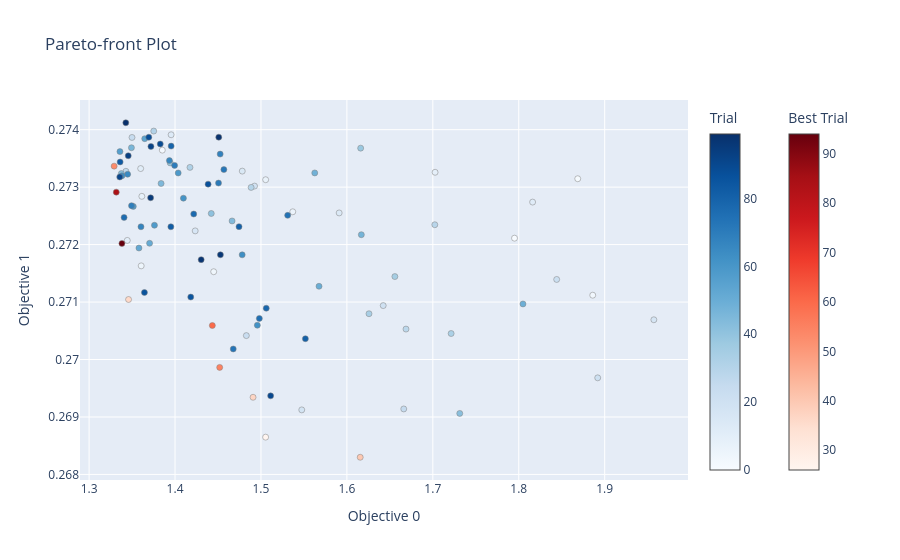

Notebook source saved alongside this figure:
### Code cell
STUDY_NAME = "nba-defensive-optimization-v3"
STORAGE_NAME = f"sqlite:///{STUDY_NAME}.db"

print("Starting optimization study...")

study = optuna.create_study(
    study_name=STUDY_NAME,
    storage=STORAGE_NAME,
    directions=["minimize", "minimize"],
    load_if_exists=True # Set to False for the first run!
)

# Run 100 trials (adjust this number based on how much time you have)
study.optimize(lambda trial: objective(trial, no_fastbreak[:45]), n_trials=50)

print("\nOptimization Finished!")
print(f"Total trials recorded: {len(study.trials)}")

# Print the best trade-offs (Pareto Front)
print("\nPareto Front (Best Trials):")
for trial in study.best_trials:
    print(f"  Trial {trial.number}:")
    print(f"  Losses (Pressure, Smoothness): {trial.values}")
    
# Try to visualize the Pareto front
try:
    import optuna.visualization as vis
    fig = vis.plot_pareto_front(study)
    fig.show()
    
except ImportError:
    print("Skipping visualization. (Install plotly/kaleido to view the Pareto front graph).")

### Figure 1 — Plotly figure (JSON) as saved in the notebook; plotly's stock layout.template omitted (floating-point values rounded to 4 significant figures)
{"data": [{"hovertemplate": "%{text}<extra>Trial</extra>", "marker": {"color": [0, 1, 2, 3, 4, 5, 6, 7, 8, 9, 10, 11, 12, 13, 14, 15, 16, 17, 18, 19, 20, 21, 22, 23, 24, 25, 27, 28, 29, 30, 31, 32, 33, 34, 35, 38, 39, 41, 42, 43, 44, 45, 46, 47, 48, 49, 50, 51, 52, 54, 56, 57, 58, 59, 61, 62, 63, 64, 65, 66, 67, 68, 69, 70, 71, 72, 73, 74, 75, 76, 77, 78, 79, 80, 81, 82, 83, 85, 86, 87, 88, 89, 90, 91, 92, 93, 95, 96, 97, 98, 99], "colorbar": {"title": {"text": "Trial"}}, "colorscale": [[0, "rgb(247,251,255)"], [0.125, "rgb(222,235,247)"], [0.25, "rgb(198,219,239)"], [0.375, "rgb(158,202,225)"], [0.5, "rgb(107,174,214)"], [0.625, "rgb(66,146,198)"], [0.75, "rgb(33,113,181)"], [0.875, "rgb(8,81,156)"], [1, "rgb(8,48,107)"]], "line": {"color": "Grey", "width": 0.5}}, "mode": "markers", "showlegend": false, "text": ["{<br>  \"number\": 0,<br>  \"values\": [<br>    1.7950471639633179,<br>    0.2721116542816162<br>  ],<br>  \"params\": {<br>    \"ist_q_exp\": 2.717536733457646,<br>    \"ist_o_exp\": 0.6425611275132931,<br>    \"ist_weight\": 12.953227763782342,<br>    \"ist_k_smooth\": 7.26931287358024<br>  }<br>}", "{<br>  \"number\": 1,<br>  \"values\": [<br>    1.8686398267745972,<br>    0.2731459438800812<br>  ],<br>  \"params\": {<br>    \"ist_q_exp\": 1.1738487668295785,<br>    \"ist_o_exp\": 0.6996982306253255,<br>    \"ist_weight\": 4.567163523375774,<br>    \"ist_k_smooth\": 7.515909196281964<br>  }<br>}", "{<br>  \"number\": 2,<br>  \"values\": [<br>    1.385196566581726,<br>    0.27364376187324524<br>  ],<br>  \"params\": {<br>    \"ist_q_exp\": 1.3052551731297515,<br>    \"ist_o_exp\": 1.7921211977296196,<br>    \"ist_weight\": 25.74275034616551,<br>    \"ist_k_smooth\": 2.344791847441818<br>  }<br>}", "{<br>  \"number\": 3,<br>  \"values\": [<br>    1.8860911130905151,<br>    0.27111923694610596<br>  ],<br>  \"params\": {<br>    \"ist_q_exp\": 1.6988026848884974,<br>    \"ist_o_exp\": 0.5740697954024863,<br>    \"ist_weight\": 16.76350143001989,<br>    \"ist_k_smooth\": 16.26667677212587<br>  }<br>}", "{<br>  \"number\": 4,<br>  \"values\": [<br>    1.444989562034607,<br>    0.27152782678604126<br>  ],<br>  \"params\": {<br>    \"ist_q_exp\": 1.7437872790775137,<br>    \"ist_o_exp\": 1.4605631196332338,<br>    \"ist_weight\": 19.397736686347844,<br>    \"ist_k_smooth\": 2.3595966738394423<br>  }<br>}", "{<br>  \"number\": 5,<br>  \"values\": [<br>    1.3606237173080444,<br>    0.27162954211235046<br>  ],<br>  \"params\": {<br>    \"ist_q_exp\": 2.477565780704765,<br>    \"ist_o_exp\": 1.8034945107955502,<br>    \"ist_weight\": 12.712239956330457,<br>    \"ist_k_smooth\": 22.799783505267207<br>  }<br>}", "{<br>  \"number\": 6,<br>  \"values\": [<br>    1.5370185375213623,<br>    0.27257075905799866<br>  ],<br>  \"params\": {<br>    \"ist_q_exp\": 2.217892950265765,<br>    \"ist_o_exp\": 1.1259870421373286,<br>    \"ist_weight\": 31.18991533591849,<br>    \"ist_k_smooth\": 22.005572387885795<br>  }<br>}", "{<br>  \"number\": 7,<br>  \"values\": [<br>    1.5054686069488525,<br>    0.2731286287307739<br>  ],<br>  \"params\": {<br>    \"ist_q_exp\": 2.3099423512734,<br>    \"ist_o_exp\": 1.261847472297443,<br>    \"ist_weight\": 4.790560369817748,<br>    \"ist_k_smooth\": 2.880066318786427<br>  }<br>}", "{<br>  \"number\": 8,<br>  \"values\": [<br>    1.3613675832748413,<br>    0.27283960580825806<br>  ],<br>  \"params\": {<br>    \"ist_q_exp\": 1.7558621739192055,<br>    \"ist_o_exp\": 1.8809796265865282,<br>    \"ist_weight\": 21.51262228420696,<br>    \"ist_k_smooth\": 4.619741396538495<br>  }<br>}", "{<br>  \"number\": 9,<br>  \"values\": [<br>    1.702624797821045,<br>    0.27325811982154846<br>  ],<br>  \"params\": {<br>    \"ist_q_exp\": 1.97124530509798,<br>    \"ist_o_exp\": 0.8852023605467187,<br>    \"ist_weight\": 2.84861900261816,<br>    \"ist_k_smooth\": 19.90123349429853<br>  }<br>}", "{<br>  \"number\": 10,<br>  \"values\": [<br>    1.344424843788147,<br>    0.2720726430416107<br>  ],<br>  \"params\": {<br>    \"ist_q_exp\": 2.4328696592046253,<br>    \"ist_o_exp\": 1.940035804202382,<br>    \"ist_weight\": 16.34831847046582,<br>    \"ist_k_smooth\": 28.749677878198575<br>  }<br>}", "{<br>  \"number\": 11,<br>  \"values\": [<br>    1.3600231409072876,<br>    0.27332326769828796<br>  ],<br>  \"params\": {<br>    \"ist_q_exp\": 2.3030838547203976,<br>    \"ist_o_exp\": 1.7680714418673265,<br>    \"ist_weight\": 26.703461440030654,<br>    \"ist_k_smooth\": 7.340162646959144<br>  }<br>}", "{<br>  \"number\": 12,<br>  \"values\": [<br>    1.816126823425293,<br>    0.27273961901664734<br>  ],<br>  \"params\": {<br>    \"ist_q_exp\": 2.7445114028705566,<br>    \"ist_o_exp\": 0.6837525389696959,<br>    \"ist_weight\": 1.2972928614009223,<br>    \"ist_k_smooth\": 14.576289081671677<br>  }<br>}", "{<br>  \"number\": 13,<br>  \"values\": [<br>    1.3954440355300903,<br>    0.2739109992980957<br>  ],<br>  \"params\": {<br>    \"ist_q_exp\": 1.5541134073893001,<br>    \"ist_o_exp\": 1.6761698512262642,<br>    \"ist_weight\": 36.03763745296651,<br>    \"ist_k_smooth\": 28.854138439713715<br>  }<br>}", "{<br>  \"number\": 14,<br>  \"values\": [<br>    1.5910006761550903,<br>    0.2725510001182556<br>  ],<br>  \"params\": {<br>    \"ist_q_exp\": 2.534184417602951,<br>    \"ist_o_exp\": 1.025118281242574,<br>    \"ist_weight\": 5.7862445245661425,<br>    \"ist_k_smooth\": 29.681345129011213<br>  }<br>}", "{<br>  \"number\": 15,<br>  \"values\": [<br>    1.4782252311706543,<br>    0.2732786536216736<br>  ],<br>  \"params\": {<br>    \"ist_q_exp\": 2.58106418664729,<br>    \"ist_o_exp\": 1.3175196913417926,<br>    \"ist_weight\": 5.845210454468,<br>    \"ist_k_smooth\": 24.277365888712218<br>  }<br>}", "{<br>  \"number\": 16,<br>  \"values\": [<br>    1.4234578609466553,<br>    0.27223846316337585<br>  ],<br>  \"params\": {<br>    \"ist_q_exp\": 2.8952094183605643,<br>    \"ist_o_exp\": 1.4478343445738808,<br>    \"ist_weight\": 22.661912350177186,<br>    \"ist_k_smooth\": 13.510156863788458<br>  }<br>}", "{<br>  \"number\": 17,<br>  \"values\": [<br>    1.9572083950042725,<br>    0.2706916034221649<br>  ],<br>  \"params\": {<br>    \"ist_q_exp\": 1.3630033194161177,<br>    \"ist_o_exp\": 0.5235187794724632,<br>    \"ist_weight\": 39.352821499388384,<br>    \"ist_k_smooth\": 9.576614880215178<br>  }<br>}", "{<br>  \"number\": 18,<br>  \"values\": [<br>    1.5474711656570435,<br>    0.2691231966018677<br>  ],<br>  \"params\": {<br>    \"ist_q_exp\": 2.8311629393637485,<br>    \"ist_o_exp\": 1.0730328212674627,<br>    \"ist_weight\": 16.93779442495718,<br>    \"ist_k_smooth\": 3.1684243443098645<br>  }<br>}", "{<br>  \"number\": 19,<br>  \"values\": [<br>    1.4925320148468018,<br>    0.2730180323123932<br>  ],<br>  \"params\": {<br>    \"ist_q_exp\": 1.0176317611754397,<br>    \"ist_o_exp\": 1.4279552401432825,<br>    \"ist_weight\": 32.8646370631577,<br>    \"ist_k_smooth\": 22.91798170805856<br>  }<br>}", "{<br>  \"number\": 20,<br>  \"values\": [<br>    1.6422592401504517,<br>    0.2709384560585022<br>  ],<br>  \"params\": {<br>    \"ist_q_exp\": 1.0498343271166812,<br>    \"ist_o_exp\": 1.0654083296455352,<br>    \"ist_weight\": 24.30773735087823,<br>    \"ist_k_smooth\": 10.076153477621634<br>  }<br>}", "{<br>  \"number\": 21,<br>  \"values\": [<br>    1.8918745517730713,<br>    0.26968100666999817<br>  ],<br>  \"params\": {<br>    \"ist_q_exp\": 2.7061205562820847,<br>    \"ist_o_exp\": 0.5004943379625814,<br>    \"ist_weight\": 29.67299787783588,<br>    \"ist_k_smooth\": 9.865027789127447<br>  }<br>}", "{<br>  \"number\": 22,<br>  \"values\": [<br>    1.844128131866455,<br>    0.27139344811439514<br>  ],<br>  \"params\": {<br>    \"ist_q_exp\": 1.3915990317258742,<br>    \"ist_o_exp\": 0.6708413056437769,<br>    \"ist_weight\": 12.80038101574017,<br>    \"ist_k_smooth\": 23.627324170133075<br>  }<br>}", "{<br>  \"number\": 23,<br>  \"values\": [<br>    1.482999563217163,<br>    0.2704160809516907<br>  ],<br>  \"params\": {<br>    \"ist_q_exp\": 2.632331430205988,<br>    \"ist_o_exp\": 1.2465260767510564,<br>    \"ist_weight\": 18.10840722981599,<br>    \"ist_k_smooth\": 11.025067244492673<br>  }<br>}", "{<br>  \"number\": 24,<br>  \"values\": [<br>    1.3499411344528198,<br>    0.2738645076751709<br>  ],<br>  \"params\": {<br>    \"ist_q_exp\": 2.1518773890963105,<br>    \"ist_o_exp\": 1.8592531128154304,<br>    \"ist_weight\": 34.72428560236051,<br>    \"ist_k_smooth\": 10.172709052896728<br>  }<br>}", "{<br>  \"number\": 25,<br>  \"values\": [<br>    1.6661770343780518,<br>    0.26913976669311523<br>  ],<br>  \"params\": {<br>    \"ist_q_exp\": 1.7868395340223484,<br>    \"ist_o_exp\": 0.8909277703600854,<br>    \"ist_weight\": 15.825217450454506,<br>    \"ist_k_smooth\": 27.178784381320973<br>  }<br>}", "{<br>  \"number\": 27,<br>  \"values\": [<br>    1.3428401947021484,<br>    0.27327555418014526<br>  ],<br>  \"params\": {<br>    \"ist_q_exp\": 2.5599028126770054,<br>    \"ist_o_exp\": 1.8518881825371496,<br>    \"ist_weight\": 34.20178939203791,<br>    \"ist_k_smooth\": 26.682717662831788<br>  }<br>}", "{<br>  \"number\": 28,<br>  \"values\": [<br>    1.668774962425232,<br>    0.27052947878837585<br>  ],<br>  \"params\": {<br>    \"ist_q_exp\": 1.433582617005768,<br>    \"ist_o_exp\": 0.9394424506477745,<br>    \"ist_weight\": 20.65071772810671,<br>    \"ist_k_smooth\": 22.473296765114323<br>  }<br>}", "{<br>  \"number\": 29,<br>  \"values\": [<br>    1.7023159265518188,<br>    0.2723454535007477<br>  ],<br>  \"params\": {<br>    \"ist_q_exp\": 2.379557807442782,<br>    \"ist_o_exp\": 0.800672854842365,<br>    \"ist_weight\": 9.984345373467852,<br>    \"ist_k_smooth\": 2.8494621649013183<br>  }<br>}", "{<br>  \"number\": 30,<br>  \"values\": [<br>    1.4885519742965698,<br>    0.27299466729164124<br>  ],<br>  \"params\": {<br>    \"ist_q_exp\": 2.3846328602635767,<br>    \"ist_o_exp\": 1.298970760478995,<br>    \"ist_weight\": 6.0304546407322634,<br>    \"ist_k_smooth\": 12.122731610038663<br>  }<br>}", "{<br>  \"number\": 31,<br>  \"values\": [<br>    1.3751996755599976,<br>    0.27397578954696655<br>  ],<br>  \"params\": {<br>    \"ist_q_exp\": 1.215815698138943,<br>    \"ist_o_exp\": 1.9659579439594075,<br>    \"ist_weight\": 35.15336536195631,<br>    \"ist_k_smooth\": 29.30436840864579<br>  }<br>}", "{<br>  \"number\": 32,<br>  \"values\": [<br>    1.4173922538757324,<br>    0.2733437120914459<br>  ],<br>  \"params\": {<br>    \"ist_q_exp\": 1.6604186861761479,<br>    \"ist_o_exp\": 1.5281746661911515,<br>    \"ist_weight\": 37.856593328923815,<br>    \"ist_k_smooth\": 23.044532203202422<br>  }<br>}", "{<br>  \"number\": 33,<br>  \"values\": [<br>    1.7213033437728882,<br>    0.2704525291919708<br>  ],<br>  \"params\": {<br>    \"ist_q_exp\": 1.8942528186467524,<br>    \"ist_o_exp\": 0.7977257458329152,<br>    \"ist_weight\": 14.424517638022,<br>    \"ist_k_smooth\": 4.543045943190514<br>  }<br>}", "{<br>  \"number\": 34,<br>  \"values\": [<br>    1.625713586807251,<br>    0.2707968056201935<br>  ],<br>  \"params\": {<br>    \"ist_q_exp\": 1.3159645198571888,<br>    \"ist_o_exp\": 1.056287277614742,<br>    \"ist_weight\": 21.87839092510094,<br>    \"ist_k_smooth\": 5.160348914514935<br>  }<br>}", "{<br>  \"number\": 35,<br>  \"values\": [<br>    1.6558194160461426,<br>    0.2714433968067169<br>  ],<br>  \"params\": {<br>    \"ist_q_exp\": 2.9054808420635005,<br>    \"ist_o_exp\": 0.8543590323427913,<br>    \"ist_weight\": 38.768956816948325,<br>    \"ist_k_smooth\": 4.585181378161574<br>  }<br>}", "{<br>  \"number\": 38,<br>  \"values\": [<br>    1.6160269975662231,<br>    0.2736782431602478<br>  ],<br>  \"params\": {<br>    \"ist_q_exp\": 1.8593366611898934,<br>    \"ist_o_exp\": 1.0433315985674176,<br>    \"ist_weight\": 4.295831394091947,<br>    \"ist_k_smooth\": 2.0950493642075774<br>  }<br>}", "{<br>  \"number\": 39,<br>  \"values\": [<br>    1.3943653106689453,<br>    0.2734217047691345<br>  ],<br>  \"params\": {<br>    \"ist_q_exp\": 2.351561107158122,<br>    \"ist_o_exp\": 1.5686140604141152,<br>    \"ist_weight\": 38.66873375428415,<br>    \"ist_k_smooth\": 26.38227606184324<br>  }<br>}", "{<br>  \"number\": 41,<br>  \"values\": [<br>    1.442173957824707,<br>    0.2725413739681244<br>  ],<br>  \"params\": {<br>    \"ist_q_exp\": 2.5266392419439203,<br>    \"ist_o_exp\": 1.378283409697675,<br>    \"ist_weight\": 26.642120976954214,<br>    \"ist_k_smooth\": 23.652457952988655<br>  }<br>}", "{<br>  \"number\": 42,<br>  \"values\": [<br>    1.731332540512085,<br>    0.26906195282936096<br>  ],<br>  \"params\": {<br>    \"ist_q_exp\": 1.0852653622893658,<br>    \"ist_o_exp\": 0.8902212904168858,<br>    \"ist_weight\": 18.78047910619403,<br>    \"ist_k_smooth\": 17.815933519112534<br>  }<br>}", "{<br>  \"number\": 43,<br>  \"values\": [<br>    1.3375154733657837,<br>    0.27323612570762634<br>  ],<br>  \"params\": {<br>    \"ist_q_exp\": 2.561139573068032,<br>    \"ist_o_exp\": 1.950645536687965,<br>    \"ist_weight\": 28.401176041712183,<br>    \"ist_k_smooth\": 24.687504809262396<br>  }<br>}", "{<br>  \"number\": 44,<br>  \"values\": [<br>    1.4663937091827393,<br>    0.2724114656448364<br>  ],<br>  \"params\": {<br>    \"ist_q_exp\": 1.9193884751471437,<br>    \"ist_o_exp\": 1.429354926205892,<br>    \"ist_weight\": 5.281969343965464,<br>    \"ist_k_smooth\": 2.2754499549098535<br>  }<br>}", "{<br>  \"number\": 45,<br>  \"values\": [<br>    1.3837780952453613,<br>    0.27306362986564636<br>  ],<br>  \"params\": {<br>    \"ist_q_exp\": 1.1729561117580434,<br>    \"ist_o_exp\": 1.8780541434027869,<br>    \"ist_weight\": 25.043384639523612,<br>    \"ist_k_smooth\": 24.380569481053033<br>  }<br>}", "{<br>  \"number\": 46,<br>  \"values\": [<br>    1.3492603302001953,<br>    0.2736855447292328<br>  ],<br>  \"params\": {<br>    \"ist_q_exp\": 2.1049393725040932,<br>    \"ist_o_exp\": 1.8641736041485066,<br>    \"ist_weight\": 29.1215989447743,<br>    \"ist_k_smooth\": 20.531577568830237<br>  }<br>}", "{<br>  \"number\": 47,<br>  \"values\": [<br>    1.6168079376220703,<br>    0.2721722424030304<br>  ],<br>  \"params\": {<br>    \"ist_q_exp\": 1.6022484059210333,<br>    \"ist_o_exp\": 1.0431504537929344,<br>    \"ist_weight\": 6.880481616919699,<br>    \"ist_k_smooth\": 20.07102285780714<br>  }<br>}", "{<br>  \"number\": 48,<br>  \"values\": [<br>    1.5625927448272705,<br>    0.27324703335762024<br>  ],<br>  \"params\": {<br>    \"ist_q_exp\": 1.231352600337496,<br>    \"ist_o_exp\": 1.4665659514080764,<br>    \"ist_weight\": 1.2224196210054012,<br>    \"ist_k_smooth\": 13.300891729822933<br>  }<br>}", "{<br>  \"number\": 49,<br>  \"values\": [<br>    1.8048919439315796,<br>    0.2709668278694153<br>  ],<br>  \"params\": {<br>    \"ist_q_exp\": 1.8883304980642095,<br>    \"ist_o_exp\": 0.6676076529302148,<br>    \"ist_weight\": 37.39997972639574,<br>    \"ist_k_smooth\": 2.1124806936613947<br>  }<br>}", "{<br>  \"number\": 50,<br>  \"values\": [<br>    1.5675679445266724,<br>    0.2712743878364563<br>  ],<br>  \"params\": {<br>    \"ist_q_exp\": 3.6472860487986845,<br>    \"ist_o_exp\": 1.0433315985674176,<br>    \"ist_weight\": 38.64732779838517,<br>    \"ist_k_smooth\": 15.330639705901339<br>  }<br>}", "{<br>  \"number\": 51,<br>  \"values\": [<br>    1.3704034090042114,<br>    0.27202266454696655<br>  ],<br>  \"params\": {<br>    \"ist_q_exp\": 3.7825492500468165,<br>    \"ist_o_exp\": 2.456493292621067,<br>    \"ist_weight\": 15.106304827227703,<br>    \"ist_k_smooth\": 8.29838010144404<br>  }<br>}", "{<br>  \"number\": 52,<br>  \"values\": [<br>    1.3580025434494019,<br>    0.2719400227069855<br>  ],<br>  \"params\": {<br>    \"ist_q_exp\": 3.681931802129557,<br>    \"ist_o_exp\": 1.8912530302370683,<br>    \"ist_weight\": 13.189774493789194,<br>    \"ist_k_smooth\": 12.440595542190866<br>  }<br>}", "{<br>  \"number\": 54,<br>  \"values\": [<br>    1.3647431135177612,<br>    0.27384334802627563<br>  ],<br>  \"params\": {<br>    \"ist_q_exp\": 3.1582019555044427,<br>    \"ist_o_exp\": 1.6942978494064718,<br>    \"ist_weight\": 34.904437579618275,<br>    \"ist_k_smooth\": 8.763382848767478<br>  }<br>}", "{<br>  \"number\": 56,<br>  \"values\": [<br>    1.33589768409729,<br>    0.27361810207366943<br>  ],<br>  \"params\": {<br>    \"ist_q_exp\": 3.2277591420439165,<br>    \"ist_o_exp\": 2.039741271536764,<br>    \"ist_weight\": 35.00634576852608,<br>    \"ist_k_smooth\": 11.548276231447076<br>  }<br>}", "{<br>  \"number\": 57,<br>  \"values\": [<br>    1.3514267206192017,<br>    0.272664874792099<br>  ],<br>  \"params\": {<br>    \"ist_q_exp\": 3.6587543212129834,<br>    \"ist_o_exp\": 2.247954755393833,<br>    \"ist_weight\": 14.677209059272652,<br>    \"ist_k_smooth\": 15.352909484583332<br>  }<br>}", "{<br>  \"number\": 58,<br>  \"values\": [<br>    1.3760645389556885,<br>    0.27233651280403137<br>  ],<br>  \"params\": {<br>    \"ist_q_exp\": 2.0004443531976133,<br>    \"ist_o_exp\": 2.5801015593906502,<br>    \"ist_weight\": 21.849951406094128,<br>    \"ist_k_smooth\": 8.406947078675774<br>  }<br>}", "{<br>  \"number\": 59,<br>  \"values\": [<br>    1.4036728143692017,<br>    0.27324625849723816<br>  ],<br>  \"params\": {<br>    \"ist_q_exp\": 3.8098678763097666,<br>    \"ist_o_exp\": 2.695638109160102,<br>    \"ist_weight\": 28.858592992953856,<br>    \"ist_k_smooth\": 10.781427612209606<br>  }<br>}", "{<br>  \"number\": 61,<br>  \"values\": [<br>    1.40975022315979,<br>    0.27280762791633606<br>  ],<br>  \"params\": {<br>    \"ist_q_exp\": 3.7100240238401763,<br>    \"ist_o_exp\": 2.7751090029984624,<br>    \"ist_weight\": 25.471936234653953,<br>    \"ist_k_smooth\": 7.23092981419267<br>  }<br>}", "{<br>  \"number\": 62,<br>  \"values\": [<br>    1.4957798719406128,<br>    0.2705965042114258<br>  ],<br>  \"params\": {<br>    \"ist_q_exp\": 3.7716678293106254,<br>    \"ist_o_exp\": 1.2535484218362418,<br>    \"ist_weight\": 22.15284412755381,<br>    \"ist_k_smooth\": 21.606113396256163<br>  }<br>}", "{<br>  \"number\": 63,<br>  \"values\": [<br>    1.478142261505127,<br>    0.2718217074871063<br>  ],<br>  \"params\": {<br>    \"ist_q_exp\": 2.189196775209581,<br>    \"ist_o_exp\": 1.2836247206137406,<br>    \"ist_weight\": 33.898354185620974,<br>    \"ist_k_smooth\": 8.989051917473796<br>  }<br>}", "{<br>  \"number\": 64,<br>  \"values\": [<br>    1.338244080543518,<br>    0.2731960713863373<br>  ],<br>  \"params\": {<br>    \"ist_q_exp\": 2.0552751940429865,<br>    \"ist_o_exp\": 2.037844538381492,<br>    \"ist_weight\": 27.74947128631263,<br>    \"ist_k_smooth\": 24.054432556779954<br>  }<br>}", "{<br>  \"number\": 65,<br>  \"values\": [<br>    1.3448575735092163,<br>    0.2732246518135071<br>  ],<br>  \"params\": {<br>    \"ist_q_exp\": 2.2431933053749704,<br>    \"ist_o_exp\": 2.3350905086404357,<br>    \"ist_weight\": 27.95370684262018,<br>    \"ist_k_smooth\": 16.002799508067472<br>  }<br>}", "{<br>  \"number\": 66,<br>  \"values\": [<br>    1.3934571743011475,<br>    0.2734617590904236<br>  ],<br>  \"params\": {<br>    \"ist_q_exp\": 2.640239573681409,<br>    \"ist_o_exp\": 1.532582596437819,<br>    \"ist_weight\": 35.37516236027732,<br>    \"ist_k_smooth\": 22.143905592719193<br>  }<br>}", "{<br>  \"number\": 67,<br>  \"values\": [<br>    1.360371708869934,<br>    0.2723101079463959<br>  ],<br>  \"params\": {<br>    \"ist_q_exp\": 2.782894157946751,<br>    \"ist_o_exp\": 2.516009220082106,<br>    \"ist_weight\": 23.106751363181086,<br>    \"ist_k_smooth\": 24.708087930863886<br>  }<br>}", "{<br>  \"number\": 68,<br>  \"values\": [<br>    1.4525320529937744,<br>    0.2735750079154968<br>  ],<br>  \"params\": {<br>    \"ist_q_exp\": 3.165678013515631,<br>    \"ist_o_exp\": 1.3220097270636917,<br>    \"ist_weight\": 38.4883077280036,<br>    \"ist_k_smooth\": 13.3522437601537<br>  }<br>}", "{<br>  \"number\": 69,<br>  \"values\": [<br>    1.3493772745132446,<br>    0.27267736196517944<br>  ],<br>  \"params\": {<br>    \"ist_q_exp\": 3.0398899881933286,<br>    \"ist_o_exp\": 1.8317014623218846,<br>    \"ist_weight\": 16.247365133997288,<br>    \"ist_k_smooth\": 11.730202081818977<br>  }<br>}", "{<br>  \"number\": 70,<br>  \"values\": [<br>    1.3994965553283691,<br>    0.2733781039714813<br>  ],<br>  \"params\": {<br>    \"ist_q_exp\": 3.7950896769871916,<br>    \"ist_o_exp\": 1.5547395511266566,<br>    \"ist_weight\": 38.18739156399231,<br>    \"ist_k_smooth\": 12.382502978626741<br>  }<br>}", "{<br>  \"number\": 71,<br>  \"values\": [<br>    1.4506229162216187,<br>    0.273070752620697<br>  ],<br>  \"params\": {<br>    \"ist_q_exp\": 3.2082408510959985,<br>    \"ist_o_exp\": 2.9120756790986215,<br>    \"ist_weight\": 31.711534667068303,<br>    \"ist_k_smooth\": 20.398541597252283<br>  }<br>}", "{<br>  \"number\": 72,<br>  \"values\": [<br>    1.4568533897399902,<br>    0.27330493927001953<br>  ],<br>  \"params\": {<br>    \"ist_q_exp\": 3.5750760343495354,<br>    \"ist_o_exp\": 2.9605641732342747,<br>    \"ist_weight\": 35.8814824111682,<br>    \"ist_k_smooth\": 12.359682930719838<br>  }<br>}", "{<br>  \"number\": 73,<br>  \"values\": [<br>    1.4677413702011108,<br>    0.27018365263938904<br>  ],<br>  \"params\": {<br>    \"ist_q_exp\": 3.9207877322287628,<br>    \"ist_o_exp\": 1.3330425387987737,<br>    \"ist_weight\": 18.475425804606775,<br>    \"ist_k_smooth\": 6.21505660543662<br>  }<br>}", "{<br>  \"number\": 74,<br>  \"values\": [<br>    1.531073808670044,<br>    0.27250850200653076<br>  ],<br>  \"params\": {<br>    \"ist_q_exp\": 2.3979218737822925,<br>    \"ist_o_exp\": 1.129994612542167,<br>    \"ist_weight\": 38.588963120619994,<br>    \"ist_k_smooth\": 24.87353064148247<br>  }<br>}", "{<br>  \"number\": 75,<br>  \"values\": [<br>    1.4981287717819214,<br>    0.27071529626846313<br>  ],<br>  \"params\": {<br>    \"ist_q_exp\": 3.3693588607949545,<br>    \"ist_o_exp\": 1.224314919074982,<br>    \"ist_weight\": 23.417848281753756,<br>    \"ist_k_smooth\": 19.249030567157043<br>  }<br>}", "{<br>  \"number\": 76,<br>  \"values\": [<br>    1.3407187461853027,<br>    0.2724720537662506<br>  ],<br>  \"params\": {<br>    \"ist_q_exp\": 2.216022302244752,<br>    \"ist_o_exp\": 2.082389340334668,<br>    \"ist_weight\": 20.030561876673424,<br>    \"ist_k_smooth\": 8.633502134861214<br>  }<br>}", "{<br>  \"number\": 77,<br>  \"values\": [<br>    1.421755075454712,<br>    0.27253174781799316<br>  ],<br>  \"params\": {<br>    \"ist_q_exp\": 2.8113681539972184,<br>    \"ist_o_exp\": 2.888501240842379,<br>    \"ist_weight\": 26.29613412585415,<br>    \"ist_k_smooth\": 20.307876692358718<br>  }<br>}", "{<br>  \"number\": 78,<br>  \"values\": [<br>    1.5061469078063965,<br>    0.2708924412727356<br>  ],<br>  \"params\": {<br>    \"ist_q_exp\": 2.459857100521858,<br>    \"ist_o_exp\": 1.1847437026713195,<br>    \"ist_weight\": 22.035106603132693,<br>    \"ist_k_smooth\": 17.44286603697596<br>  }<br>}", "{<br>  \"number\": 79,<br>  \"values\": [<br>    1.395490288734436,<br>    0.2737136483192444<br>  ],<br>  \"params\": {<br>    \"ist_q_exp\": 3.784020906651862,<br>    \"ist_o_exp\": 2.660112955858427,<br>    \"ist_weight\": 39.61898166818645,<br>    \"ist_k_smooth\": 13.69039252688543<br>  }<br>}", "{<br>  \"number\": 80,<br>  \"values\": [<br>    1.4744791984558105,<br>    0.27231213450431824<br>  ],<br>  \"params\": {<br>    \"ist_q_exp\": 3.536393665309844,<br>    \"ist_o_exp\": 1.301077656873078,<br>    \"ist_weight\": 28.00863125215814,<br>    \"ist_k_smooth\": 17.433748127318747<br>  }<br>}", "{<br>  \"number\": 81,<br>  \"values\": [<br>    1.5516983270645142,<br>    0.2703619599342346<br>  ],<br>  \"params\": {<br>    \"ist_q_exp\": 3.958626597431194,<br>    \"ist_o_exp\": 1.090709598787161,<br>    \"ist_weight\": 13.412055286746424,<br>    \"ist_k_smooth\": 22.994397224029242<br>  }<br>}", "{<br>  \"number\": 82,<br>  \"values\": [<br>    1.3951581716537476,<br>    0.2723097801208496<br>  ],<br>  \"params\": {<br>    \"ist_q_exp\": 2.715451907258182,<br>    \"ist_o_exp\": 2.713900986764468,<br>    \"ist_weight\": 20.840869817079476,<br>    \"ist_k_smooth\": 12.592250893394352<br>  }<br>}", "{<br>  \"number\": 83,<br>  \"values\": [<br>    1.3360965251922607,<br>    0.2734376788139343<br>  ],<br>  \"params\": {<br>    \"ist_q_exp\": 2.924788079661096,<br>    \"ist_o_exp\": 2.017085310240213,<br>    \"ist_weight\": 33.971596963818726,<br>    \"ist_k_smooth\": 5.057110232393445<br>  }<br>}", "{<br>  \"number\": 85,<br>  \"values\": [<br>    1.4182970523834229,<br>    0.2710869312286377<br>  ],<br>  \"params\": {<br>    \"ist_q_exp\": 2.021563974037204,<br>    \"ist_o_exp\": 2.7419545534767096,<br>    \"ist_weight\": 17.50218807864815,<br>    \"ist_k_smooth\": 18.089572384942606<br>  }<br>}", "{<br>  \"number\": 86,<br>  \"values\": [<br>    1.3643913269042969,<br>    0.2711665630340576<br>  ],<br>  \"params\": {<br>    \"ist_q_exp\": 2.62842315269649,<br>    \"ist_o_exp\": 2.444836154107117,<br>    \"ist_weight\": 10.068242858431754,<br>    \"ist_k_smooth\": 8.25541735816653<br>  }<br>}", "{<br>  \"number\": 87,<br>  \"values\": [<br>    1.4385050535202026,<br>    0.2730519473552704<br>  ],<br>  \"params\": {<br>    \"ist_q_exp\": 3.9019673468080347,<br>    \"ist_o_exp\": 1.432977732224296,<br>    \"ist_weight\": 32.73268710786787,<br>    \"ist_k_smooth\": 23.965342465041793<br>  }<br>}", "{<br>  \"number\": 88,<br>  \"values\": [<br>    1.36949622631073,<br>    0.2738686800003052<br>  ],<br>  \"params\": {<br>    \"ist_q_exp\": 2.3204326019131765,<br>    \"ist_o_exp\": 1.6725152439211302,<br>    \"ist_weight\": 39.28415848656599,<br>    \"ist_k_smooth\": 24.83528833976373<br>  }<br>}", "{<br>  \"number\": 89,<br>  \"values\": [<br>    1.3827996253967285,<br>    0.27375078201293945<br>  ],<br>  \"params\": {<br>    \"ist_q_exp\": 3.8565460677998575,<br>    \"ist_o_exp\": 2.6059678881541757,<br>    \"ist_weight\": 36.98518311653759,<br>    \"ist_k_smooth\": 20.770890586580588<br>  }<br>}", "{<br>  \"number\": 90,<br>  \"values\": [<br>    1.5112789869308472,<br>    0.26936739683151245<br>  ],<br>  \"params\": {<br>    \"ist_q_exp\": 3.642611555706065,<br>    \"ist_o_exp\": 1.1760122861505051,<br>    \"ist_weight\": 17.503802252110006,<br>    \"ist_k_smooth\": 8.024038646800305<br>  }<br>}", "{<br>  \"number\": 91,<br>  \"values\": [<br>    1.3356738090515137,<br>    0.2731764614582062<br>  ],<br>  \"params\": {<br>    \"ist_q_exp\": 3.578184300215425,<br>    \"ist_o_exp\": 2.1036438737977603,<br>    \"ist_weight\": 33.4324705262465,<br>    \"ist_k_smooth\": 10.437117568705823<br>  }<br>}", "{<br>  \"number\": 92,<br>  \"values\": [<br>    1.3719592094421387,<br>    0.27370762825012207<br>  ],<br>  \"params\": {<br>    \"ist_q_exp\": 3.5234682060061404,<br>    \"ist_o_exp\": 2.5587276336861287,<br>    \"ist_weight\": 33.37587319788614,<br>    \"ist_k_smooth\": 17.677701473440294<br>  }<br>}", "{<br>  \"number\": 93,<br>  \"values\": [<br>    1.345549464225769,<br>    0.27354559302330017<br>  ],<br>  \"params\": {<br>    \"ist_q_exp\": 3.008811629998105,<br>    \"ist_o_exp\": 1.813927341402555,<br>    \"ist_weight\": 35.44605212785412,<br>    \"ist_k_smooth\": 6.335762210776785<br>  }<br>}", "{<br>  \"number\": 95,<br>  \"values\": [<br>    1.3715837001800537,<br>    0.2728140354156494<br>  ],<br>  \"params\": {<br>    \"ist_q_exp\": 3.754796441878349,<br>    \"ist_o_exp\": 2.5086454291471574,<br>    \"ist_weight\": 22.19628733810264,<br>    \"ist_k_smooth\": 9.956723355871343<br>  }<br>}", "{<br>  \"number\": 96,<br>  \"values\": [<br>    1.4528076648712158,<br>    0.27182242274284363<br>  ],<br>  \"params\": {<br>    \"ist_q_exp\": 3.4246166785441745,<br>    \"ist_o_exp\": 1.3512328951427743,<br>    \"ist_weight\": 26.40471595345848,<br>    \"ist_k_smooth\": 19.224600502121064<br>  }<br>}", "{<br>  \"number\": 97,<br>  \"values\": [<br>    1.4304163455963135,<br>    0.2717381715774536<br>  ],<br>  \"params\": {<br>    \"ist_q_exp\": 3.4879812255975464,<br>    \"ist_o_exp\": 1.4375377198885133,<br>    \"ist_weight\": 22.3908626734221,<br>    \"ist_k_smooth\": 20.93236996270691<br>  }<br>}", "{<br>  \"number\": 98,<br>  \"values\": [<br>    1.4509012699127197,<br>    0.2738693952560425<br>  ],<br>  \"params\": {<br>    \"ist_q_exp\": 3.6231686844254902,<br>    \"ist_o_exp\": 1.3458660988825006,<br>    \"ist_weight\": 35.91943377815001,<br>    \"ist_k_smooth\": 7.082986749174136<br>  }<br>}", "{<br>  \"number\": 99,<br>  \"values\": [<br>    1.3427399396896362,<br>    0.2741203308105469<br>  ],<br>  \"params\": {<br>    \"ist_q_exp\": 3.254352464586759,<br>    \"ist_o_exp\": 2.3676944043262624,<br>    \"ist_weight\": 37.66735041604971,<br>    \"ist_k_smooth\": 24.089965193170045<br>  }<br>}"], "type": "scatter", "x": [1.795, 1.869, 1.385, 1.886, 1.445, 1.361, 1.537, 1.505, 1.361, 1.703, 1.344, 1.36, 1.816, 1.395, 1.591, 1.478, 1.423, 1.957, 1.547, 1.493, 1.642, 1.892, 1.844, 1.483, 1.35, 1.666, 1.343, 1.669, 1.702, 1.489, 1.375, 1.417, 1.721, 1.626, 1.656, 1.616, 1.394, 1.442, 1.731, 1.338, 1.466, 1.384, 1.349, 1.617, 1.563, 1.805, 1.568, 1.37, 1.358, 1.365, 1.336, 1.351, 1.376, 1.404, 1.41, 1.496, 1.478, 1.338, 1.345, 1.393, 1.36, 1.453, 1.349, 1.399, 1.451, 1.457, 1.468, 1.531, 1.498, 1.341, 1.422, 1.506, 1.395, 1.474, 1.552, 1.395, 1.336, 1.418, 1.364, 1.439, 1.369, 1.383, 1.511, 1.336, 1.372, 1.346, 1.372, 1.453, 1.43, 1.451, 1.343], "y": [0.2721, 0.2731, 0.2736, 0.2711, 0.2715, 0.2716, 0.2726, 0.2731, 0.2728, 0.2733, 0.2721, 0.2733, 0.2727, 0.2739, 0.2726, 0.2733, 0.2722, 0.2707, 0.2691, 0.273, 0.2709, 0.2697, 0.2714, 0.2704, 0.2739, 0.2691, 0.2733, 0.2705, 0.2723, 0.273, 0.274, 0.2733, 0.2705, 0.2708, 0.2714, 0.2737, 0.2734, 0.2725, 0.2691, 0.2732, 0.2724, 0.2731, 0.2737, 0.2722, 0.2732, 0.271, 0.2713, 0.272, 0.2719, 0.2738, 0.2736, 0.2727, 0.2723, 0.2732, 0.2728, 0.2706, 0.2718, 0.2732, 0.2732, 0.2735, 0.2723, 0.2736, 0.2727, 0.2734, 0.2731, 0.2733, 0.2702, 0.2725, 0.2707, 0.2725, 0.2725, 0.2709, 0.2737, 0.2723, 0.2704, 0.2723, 0.2734, 0.2711, 0.2712, 0.2731, 0.2739, 0.2738, 0.2694, 0.2732, 0.2737, 0.2735, 0.2728, 0.2718, 0.2717, 0.2739, 0.2741]}, {"hovertemplate": "%{text}<extra>Best Trial</extra>", "marker": {"color": [26, 36, 37, 40, 53, 55, 60, 84, 94], "colorbar": {"title": {"text": "Best Trial"}, "x": 1.1, "xpad": 40}, "colorscale": [[0, "rgb(255,245,240)"], [0.125, "rgb(254,224,210)"], [0.25, "rgb(252,187,161)"], [0.375, "rgb(252,146,114)"], [0.5, "rgb(251,106,74)"], [0.625, "rgb(239,59,44)"], [0.75, "rgb(203,24,29)"], [0.875, "rgb(165,15,21)"], [1, "rgb(103,0,13)"]], "line": {"color": "Grey", "width": 0.5}}, "mode": "markers", "showlegend": false, "text": ["{<br>  \"number\": 26,<br>  \"values\": [<br>    1.5054281949996948,<br>    0.26864877343177795<br>  ],<br>  \"params\": {<br>    \"ist_q_exp\": 2.6435341246029447,<br>    \"ist_o_exp\": 1.1843243763531761,<br>    \"ist_weight\": 16.848575045380137,<br>    \"ist_k_smooth\": 10.776651665795567<br>  }<br>}", "{<br>  \"number\": 36,<br>  \"values\": [<br>    1.3459278345108032,<br>    0.2710442543029785<br>  ],<br>  \"params\": {<br>    \"ist_q_exp\": 2.1954435686443152,<br>    \"ist_o_exp\": 1.9797757311495494,<br>    \"ist_weight\": 13.747431120027127,<br>    \"ist_k_smooth\": 3.2464710598642754<br>  }<br>}", "{<br>  \"number\": 37,<br>  \"values\": [<br>    1.4908117055892944,<br>    0.26934242248535156<br>  ],<br>  \"params\": {<br>    \"ist_q_exp\": 2.401818891072513,<br>    \"ist_o_exp\": 1.2370826575615612,<br>    \"ist_weight\": 10.705008787115766,<br>    \"ist_k_smooth\": 6.605420844963639<br>  }<br>}", "{<br>  \"number\": 40,<br>  \"values\": [<br>    1.6154989004135132,<br>    0.2682989835739136<br>  ],<br>  \"params\": {<br>    \"ist_q_exp\": 1.429265279535111,<br>    \"ist_o_exp\": 1.0423672828799004,<br>    \"ist_weight\": 15.931151643107945,<br>    \"ist_k_smooth\": 14.578506437857323<br>  }<br>}", "{<br>  \"number\": 53,<br>  \"values\": [<br>    1.3291560411453247,<br>    0.2733653485774994<br>  ],<br>  \"params\": {<br>    \"ist_q_exp\": 2.7249736176758153,<br>    \"ist_o_exp\": 2.092193097151262,<br>    \"ist_weight\": 34.92863806122899,<br>    \"ist_k_smooth\": 21.086998341809103<br>  }<br>}", "{<br>  \"number\": 55,<br>  \"values\": [<br>    1.4519565105438232,<br>    0.26986292004585266<br>  ],<br>  \"params\": {<br>    \"ist_q_exp\": 2.7941520697951203,<br>    \"ist_o_exp\": 1.343769960021508,<br>    \"ist_weight\": 19.42186631244205,<br>    \"ist_k_smooth\": 18.57417010018823<br>  }<br>}", "{<br>  \"number\": 60,<br>  \"values\": [<br>    1.4434244632720947,<br>    0.2705918252468109<br>  ],<br>  \"params\": {<br>    \"ist_q_exp\": 3.800975810040821,<br>    \"ist_o_exp\": 1.3886675807656703,<br>    \"ist_weight\": 17.13799335147173,<br>    \"ist_k_smooth\": 22.429534143512054<br>  }<br>}", "{<br>  \"number\": 84,<br>  \"values\": [<br>    1.3316248655319214,<br>    0.27291297912597656<br>  ],<br>  \"params\": {<br>    \"ist_q_exp\": 2.8296693005625286,<br>    \"ist_o_exp\": 2.080408018595593,<br>    \"ist_weight\": 26.432219662055523,<br>    \"ist_k_smooth\": 11.916121013880417<br>  }<br>}", "{<br>  \"number\": 94,<br>  \"values\": [<br>    1.3381810188293457,<br>    0.27201998233795166<br>  ],<br>  \"params\": {<br>    \"ist_q_exp\": 3.4529050816590336,<br>    \"ist_o_exp\": 2.1331369557104614,<br>    \"ist_weight\": 19.30849370945885,<br>    \"ist_k_smooth\": 12.071208488650116<br>  }<br>}"], "type": "scatter", "x": [1.505, 1.346, 1.491, 1.615, 1.329, 1.452, 1.443, 1.332, 1.338], "y": [0.2686, 0.271, 0.2693, 0.2683, 0.2734, 0.2699, 0.2706, 0.2729, 0.272]}], "layout": {"title": {"text": "Pareto-front Plot"}, "xaxis": {"title": {"text": "Objective 0"}}, "yaxis": {"title": {"text": "Objective 1"}}}}
